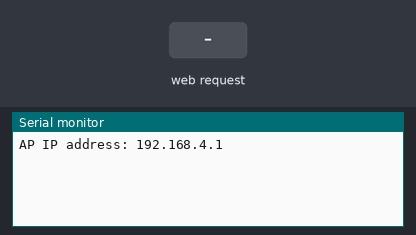
The sketch below on a simulated ESP8266 (NodeMCU). Parts: the last lines printed to the serial monitor. The inputs (shaded band) are chosen by the test bench.

Above: at 1.2 s.
1.3 s: HTTP request GET /?State=F received
At 1.9 s:
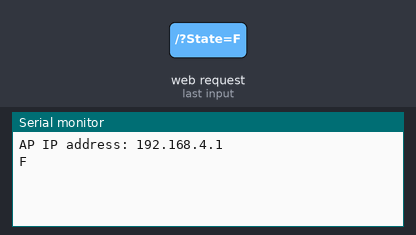
2.8 s: HTTP request GET /?State=B received
At 3.1 s:
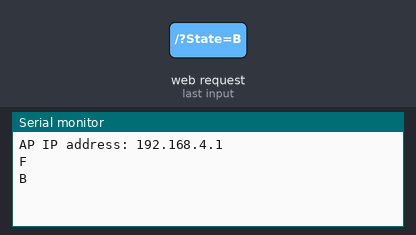
4.3 s: HTTP request GET /?State=L received
At 5.4 s:
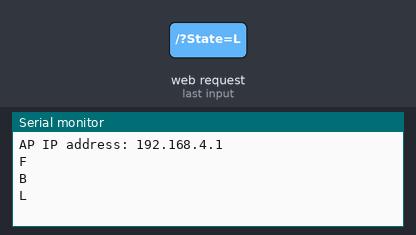
5.8 s: HTTP request GET /?State=R received
At 6.5 s:
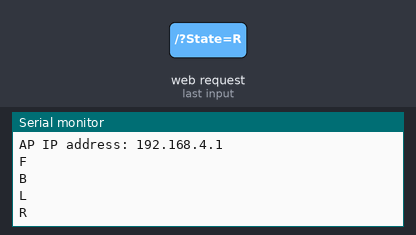
7.3 s: HTTP request GET /?State=1 received
At 7.6 s:
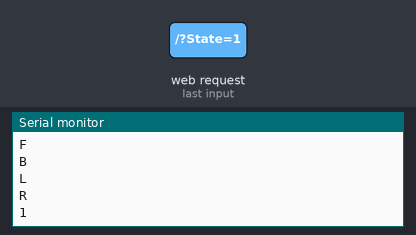

The sketch:

online_esp.ino
```cpp
//Board Write
#include <ESP8266WiFi.h>
#include <WiFiClient.h>
#include <ESP8266WebServer.h>
#include <SoftwareSerial.h>

String command;             //String to store app command state.

const char* ssid = "myRobot";
ESP8266WebServer server(80);


SoftwareSerial NodeMCU(3, 1); // RX | TX


void setup() {
  Serial.begin(9600);
  NodeMCU.begin(9600);

  // Connecting WiFi
  WiFi.mode(WIFI_AP);
  WiFi.softAP(ssid);

 //Show myip is to IP_add the borad on SerialMonitor for Connecting Pass Appications !!
  IPAddress myIP = WiFi.softAPIP();
  Serial.print("AP IP address: ");
  Serial.println(myIP);

  // Starting WEB-server
  server.on ( "/", HTTP_handleRoot );
  server.onNotFound ( HTTP_handleRoot );
  server.begin();
}

void loop() {
  server.handleClient();

//Command requst for http application requst control Robot cars.
  command = server.arg("State");
  if (command == "F") NodeMCU.println(5);
  else if (command == "B") NodeMCU.println(1);
  else if (command == "L") NodeMCU.println(2);
  else if (command == "R") NodeMCU.println(3);
  else if (command == "S") NodeMCU.println(4);
}

//Is means Send State for Http on IP_add is a text/html on web server So the Send Message to data and getdata for control Robot_cars
void HTTP_handleRoot(void) {

  if ( server.hasArg("State") ) {
    Serial.println(server.arg("State"));
  }
  server.send ( 200, "text/html", "" );
  delay(1);
}
```

Measured:
- after the input at 1.3 s, the serial monitor: prints a new line at once (image 1)
- after the input at 2.8 s, the serial monitor: prints a new line at once (image 2)
- after the input at 4.3 s, the serial monitor: prints a new line at once (image 3)
- after the input at 5.8 s, the serial monitor: prints a new line at once (image 4)
- after the input at 7.3 s, the serial monitor: prints a new line at once (image 5)
